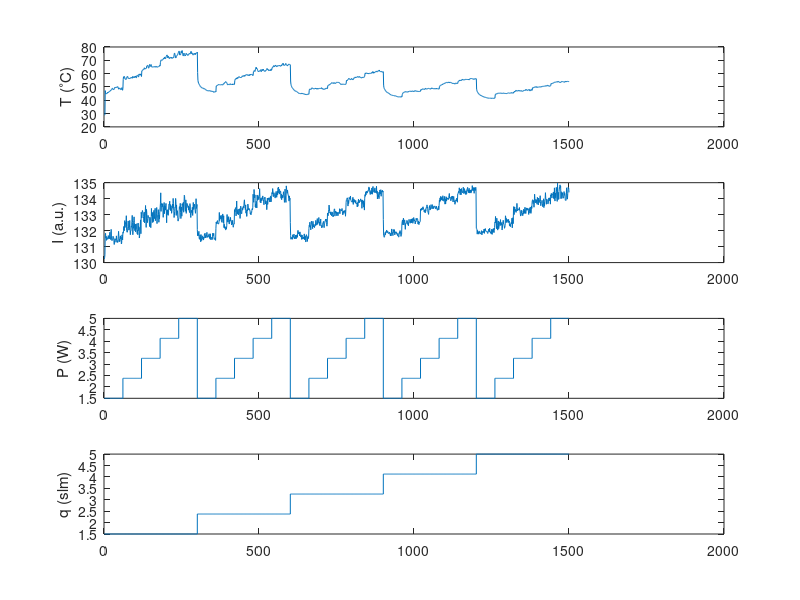

Source code (MATLAB):
%%%%%%%%%%%%%%%%%%%%%%%%%%%%%%%%%%%%%%%%%%%%%%%%%%%%%%%%%%%%%%%%%%%%%%%%%%%
% Description of the script
%%%%%%%%%%%%%%%%%%%%%%%%%%%%%%%%%%%%%%%%%%%%%%%%%%%%%%%%%%%%%%%%%%%%%%%%%%%

% Load data
data = load('2020_12_07_17h05m08s_systemIdentOutputs.csv');


figure()
subplot(4, 1, 1)
plot(data(1,:))
ylabel('T (^\circC)')
subplot(4, 1, 2)
plot(data(2,:))
ylabel('I (a.u.)')
subplot(4, 1, 3)
stairs(data(3,:))
ylabel('P (W)')
subplot(4, 1, 4)
stairs(data(4,:))
ylabel('q (slm)')